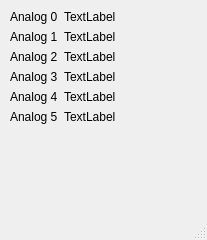
<?xml version="1.0" encoding="UTF-8"?>
<ui version="4.0">
 <class>Arduino</class>
 <widget class="QMainWindow" name="Arduino">
  <property name="geometry">
   <rect>
    <x>0</x>
    <y>0</y>
    <width>207</width>
    <height>240</height>
   </rect>
  </property>
  <property name="windowTitle">
   <string>Arduino</string>
  </property>
  <widget class="QWidget" name="centralwidget">
   <widget class="QWidget" name="formLayoutWidget">
    <property name="geometry">
     <rect>
      <x>10</x>
      <y>10</y>
      <width>188</width>
      <height>178</height>
     </rect>
    </property>
    <layout class="QFormLayout" name="formLayout">
     <item row="0" column="0">
      <widget class="QLabel" name="label">
       <property name="text">
        <string>Analog 0</string>
       </property>
      </widget>
     </item>
     <item row="1" column="0">
      <widget class="QLabel" name="label_2">
       <property name="text">
        <string>Analog 1</string>
       </property>
      </widget>
     </item>
     <item row="2" column="0">
      <widget class="QLabel" name="label_3">
       <property name="text">
        <string>Analog 2</string>
       </property>
      </widget>
     </item>
     <item row="3" column="0">
      <widget class="QLabel" name="label_4">
       <property name="text">
        <string>Analog 3</string>
       </property>
      </widget>
     </item>
     <item row="4" column="0">
      <widget class="QLabel" name="label_5">
       <property name="text">
        <string>Analog 4</string>
       </property>
      </widget>
     </item>
     <item row="5" column="0">
      <widget class="QLabel" name="label_6">
       <property name="text">
        <string>Analog 5</string>
       </property>
      </widget>
     </item>
     <item row="0" column="1">
      <widget class="QLabel" name="m_analog_0">
       <property name="text">
        <string>TextLabel</string>
       </property>
      </widget>
     </item>
     <item row="1" column="1">
      <widget class="QLabel" name="m_analog_1">
       <property name="text">
        <string>TextLabel</string>
       </property>
      </widget>
     </item>
     <item row="2" column="1">
      <widget class="QLabel" name="m_analog_2">
       <property name="text">
        <string>TextLabel</string>
       </property>
      </widget>
     </item>
     <item row="3" column="1">
      <widget class="QLabel" name="m_analog_3">
       <property name="text">
        <string>TextLabel</string>
       </property>
      </widget>
     </item>
     <item row="4" column="1">
      <widget class="QLabel" name="m_analog_4">
       <property name="text">
        <string>TextLabel</string>
       </property>
      </widget>
     </item>
     <item row="5" column="1">
      <widget class="QLabel" name="m_analog_5">
       <property name="text">
        <string>TextLabel</string>
       </property>
      </widget>
     </item>
    </layout>
   </widget>
  </widget>
  <widget class="QMenuBar" name="menubar">
   <property name="geometry">
    <rect>
     <x>0</x>
     <y>0</y>
     <width>207</width>
     <height>22</height>
    </rect>
   </property>
  </widget>
  <widget class="QStatusBar" name="statusbar"/>
 </widget>
 <resources/>
 <connections/>
</ui>
